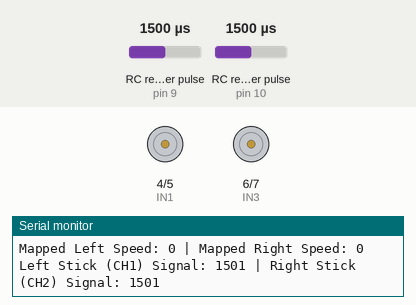
Simulated run of this sketch. Board: Arduino Uno, built with avr-gcc and run on an emulated ATmega328P. Parts: motor-driver pin pairs drawn as motors (green arrow = first pin HIGH = forward, orange = second pin HIGH = backward, longer = more drive, scaled by the enable pin), the last lines printed to the serial monitor. Wiring (inferred from the names in the program): 2 × RC receiver channel: data pin 9 / data pin 10. The inputs (shaded band) are chosen by the test bench; at power-on: RC receiver pulse (sensors on pin 9, pin 10) 1500 µs.

Above: at 1.2 s.
1.3 s: RC receiver pulse (sensor on pin 9) set to 1415 µs
2.8 s: RC receiver pulse (sensor on pin 9) set to 1381 µs
At 3.5 s:
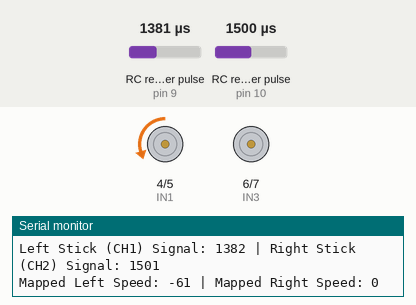
4.4 s: RC receiver pulse (sensor on pin 10) set to 1412 µs
7.4 s: RC receiver pulse (sensor on pin 10) set to 1391 µs
At 8.5 s:
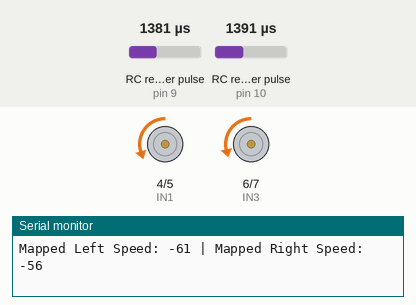
9.0 s: RC receiver pulse (sensor on pin 9) set to 1020 µs
At 9.8 s:
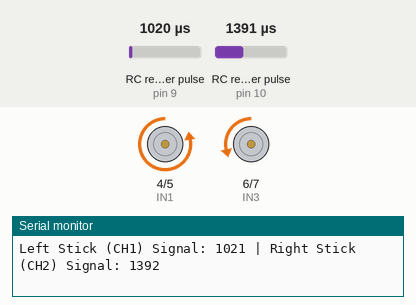
10.6 s: RC receiver pulse (sensor on pin 10) set to 1020 µs
At 12.2 s:
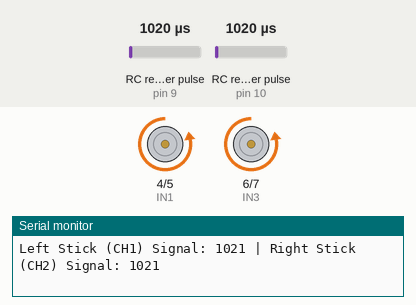
Timing chart, 0 to 13.2 s (numbered marks = the images above; inputs shaded):
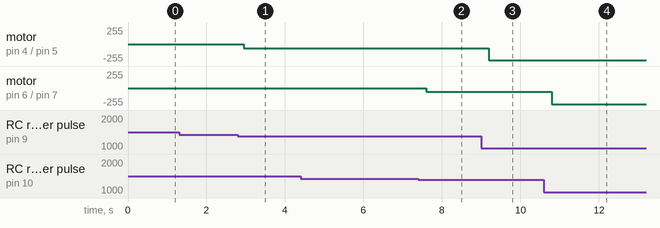

Measured:
- the behaviour switches between 1399 and 1398 µs on RC receiver pulse (sensor on pin 9) (found by bisection; images 0 and 1)
- the behaviour switches between 1399 and 1398 µs on RC receiver pulse (sensor on pin 10) (found by bisection; images 1 and 2)
- after the input at 2.8 s, motor on pin 4 (IN1) / pin 5 (IN2): stopped → backward 61/255 after 0.15 s
- after the input at 7.4 s, motor on pin 6 (IN3) / pin 7 (IN4): stopped → backward 56/255 after 0.19 s
- after the input at 9.0 s, motor on pin 4 (IN1) / pin 5 (IN2): backward 61/255 → backward 245/255 after 0.20 s
- after the input at 10.6 s, motor on pin 6 (IN3) / pin 7 (IN4): backward 56/255 → backward 245/255 after 0.20 s

The sketch:

Final_Program.ino
```cpp
#define CH1_PIN 9 // Left stick (CH1) signal pin
#define CH2_PIN 10 // Right stick (CH2) signal pin
#define IN1 4 // Left motor control pins
#define IN2 5
#define ENA 3 // Left motor speed (PWM)
#define IN3 6// Right motor control pins
#define IN4 7
#define ENB 11 // Right motor speed (PWM)

void setup() {
  // Initialize pins
  pinMode(CH1_PIN, INPUT);
  pinMode(CH2_PIN, INPUT);
  pinMode(IN1, OUTPUT);
  pinMode(IN2, OUTPUT);
  pinMode(ENA, OUTPUT);
  pinMode(IN3, OUTPUT);
  pinMode(IN4, OUTPUT);
  pinMode(ENB, OUTPUT);

  // Start Serial Monitor
  Serial.begin(9600);
  Serial.println("Starting Sand Rover Bot...");
}

void loop() {
  // Read receiver signals
  int leftSignal = pulseIn(CH1_PIN, HIGH);  // Signal from left stick
  int rightSignal = pulseIn(CH2_PIN, HIGH); // Signal from right stick

  // Print raw PWM values to Serial Monitor
  Serial.print("Left Stick (CH1) Signal: ");
  Serial.print(leftSignal);
  Serial.print(" | Right Stick (CH2) Signal: ");
  Serial.println(rightSignal);

  // Define dead zone thresholds
  int deadZoneLow = 1400;
  int deadZoneHigh = 1560;

  // Check for dead zone and set motor speeds
  int leftSpeed = 0;
  int rightSpeed = 0;

  if (leftSignal > deadZoneHigh || leftSignal < deadZoneLow) {
    leftSpeed = map(leftSignal, 1000, 2000, -255, 255);
  }

  if (rightSignal > deadZoneHigh || rightSignal < deadZoneLow) {
    rightSpeed = map(rightSignal, 1000, 2000, -255, 255);
  }

  // Print mapped speeds to Serial Monitor
  Serial.print("Mapped Left Speed: ");
  Serial.print(leftSpeed);
  Serial.print(" | Mapped Right Speed: ");
  Serial.println(rightSpeed);

  // Control left motor
  if (leftSpeed > 0) {
    digitalWrite(IN1, HIGH);
    digitalWrite(IN2, LOW);
  } else if (leftSpeed < 0) {
    digitalWrite(IN1, LOW);
    digitalWrite(IN2, HIGH);
    leftSpeed = -leftSpeed; // Make speed positive
  } else {
    digitalWrite(IN1, LOW);
    digitalWrite(IN2, LOW);
  }
  analogWrite(ENA, constrain(leftSpeed, 0, 255));

  // Control right motor
  if (rightSpeed > 0) {
    digitalWrite(IN3, HIGH);
    digitalWrite(IN4, LOW);
  } else if (rightSpeed < 0) {
    digitalWrite(IN3, LOW);
    digitalWrite(IN4, HIGH);
    rightSpeed = -rightSpeed; // Make speed positive
  } else {
    digitalWrite(IN3, LOW);
    digitalWrite(IN4, LOW);
  }
  analogWrite(ENB, constrain(rightSpeed, 0, 255));

  // Add a small delay for stability
  delay(100);
}
```
